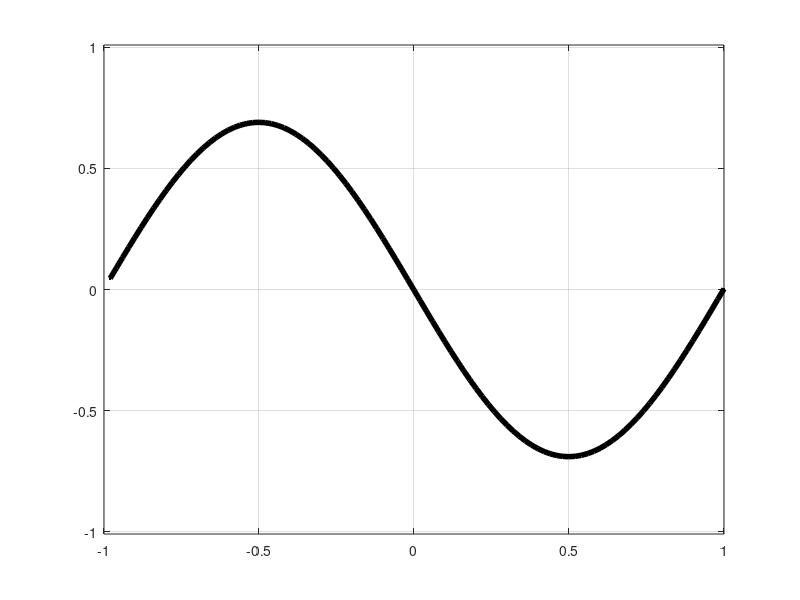

This figure's MATLAB source:
% explicit solution of advection eqn  u_t + a u_x, periodic BCs

% Grid and initial data:
a = 1;    % change between 1 and -1
h = .02;
k = .25*h/abs(a);
x = (-1+h:h:1)';
%v = abs(x-0.2)<.3;
v = sin(pi*x);

figure(1); clf;
plt = plot(x,v,'k.-', 'linewidth',4);
axis([-1 1 -1.01 1.01])
grid on

% Sparse matrices for finite differences
N = length(x);  e = ones(N,1);
Db = spdiags([-e  e], [-1 0], N, N);  % backward
Df = spdiags([-e  e], [0  1], N, N);  % forward
Db(1,end) = -1;   % periodic BCs
Df(end,1) = 1;
Db = 1/h * Db;
Df = 1/h * Df;

Tf = 5;
% adjust either final time or time-step to have integer steps
numsteps = ceil(Tf / k);
%k = Tf / numsteps
Tf = k*numsteps;

% Time-stepping:
for n=1:numsteps
  % Try these two first:
  %vnew = v + k*(-a*(Db*v));
  %vnew = v + k*(-a*(Df*v));
  % upwinding...
  vnew = v + k*(-a*(...
      (a > 0)*(Db*v) + (a <= 0)*(Df*v) ));
  v = vnew;
  set(plt,'ydata',v)
  drawnow
  %pause
end
